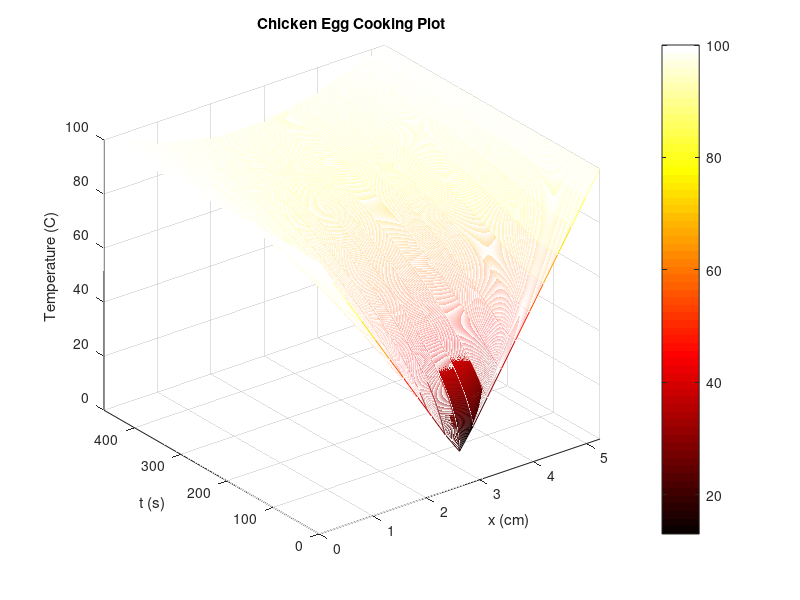

This figure's MATLAB source: (Note: this script raises an error after producing the figure.)
%%ME303 Project 2 Part 1 - Jacob Chartrand, Evan Bernat, Jared Elliott,
%%Chris Gosk
clear all
close all
clc

%Assumptions
k = 0.009911; %Average thermal conductivity of egg, W/(C^-1*cm^-1)
D = 5.25; %Egg diameter as average of egg width and height, cm
R = D/2; %x in (0,R), cm
temp_w = 100; %Water temperature
temp_egg = 12; %Inital egg temperature

%Initilization
T = 2000; %t in (0,T)
N = 20; %Space resolution
M = 5000; %Time resolution
dx = D/N; dt = T/M; %Grid spacing
alpha = k*dt/dx^2;

%Node Position
for i = 1:N+1
x(i) = (i-1)*dx;
end

%IC
for i = 1:N+1
T0(i) = abs(((temp_w - temp_egg)/R)*(x(i)-R)) + temp_egg;
end

%Explicit method PDE solving 
for j = 1:M %Time
for i = 2:N %Space
T1(i) = T0(i) + alpha*(T0(i+1)-2*T0(i)+T0(i-1));
end

T1(1) = 100;
T1(N+1) = 100;

T0 = T1;
Temp(j,:) = T1;
end

%% Finish Time Calculation

midpoint = round(N/2); %Midpoint of space resolution

finish_temp = find(Temp(:,midpoint)>80); %Vector containing indices where
                                         %midpoint is above 80C

finish_time = ((finish_temp(1)/M)*T)+10 %Calculates done time

%% Plotting
[X,Y] = meshgrid(0:dx:D,dt:dt:T);
mesh(X,Y,Temp); colormap('hot');
xlim([0 D])
ylim([0 (finish_time+100)])
zlim([0 100])
title('Chicken Egg Cooking Plot')
xlabel('x (cm)')
ylabel('t (s)')
zlabel('Temperature (C)')
colorbar

done_plane = patch([0,0,D,D],[finish_time,finish_time,finish_time,finish_time],[100,0,0,100],'k',"FaceAlpha",'0.5');
view(3);
legend([done_plane],'Done Time' )
